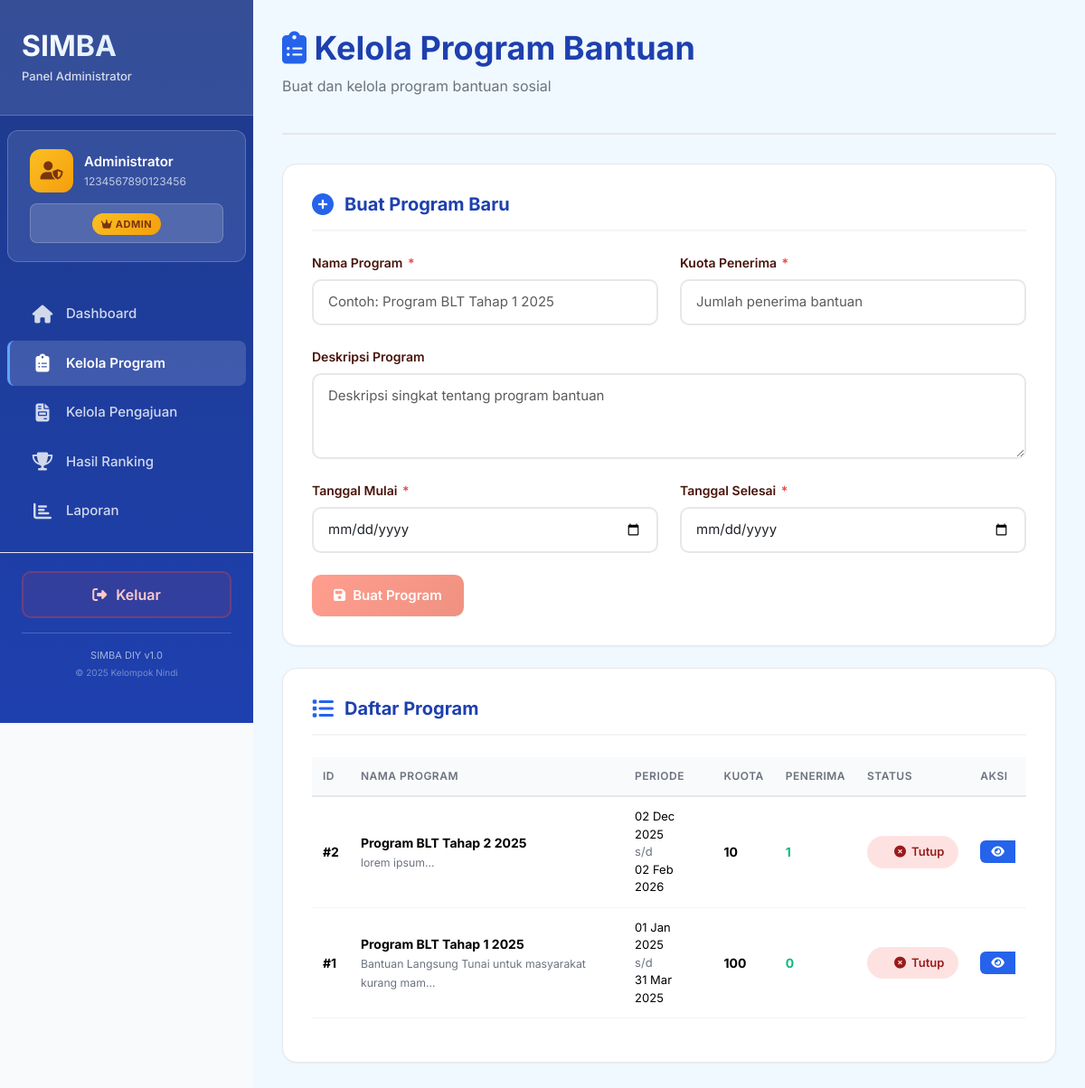
The app's page /admin/manage_programs.php (signed in), older data.
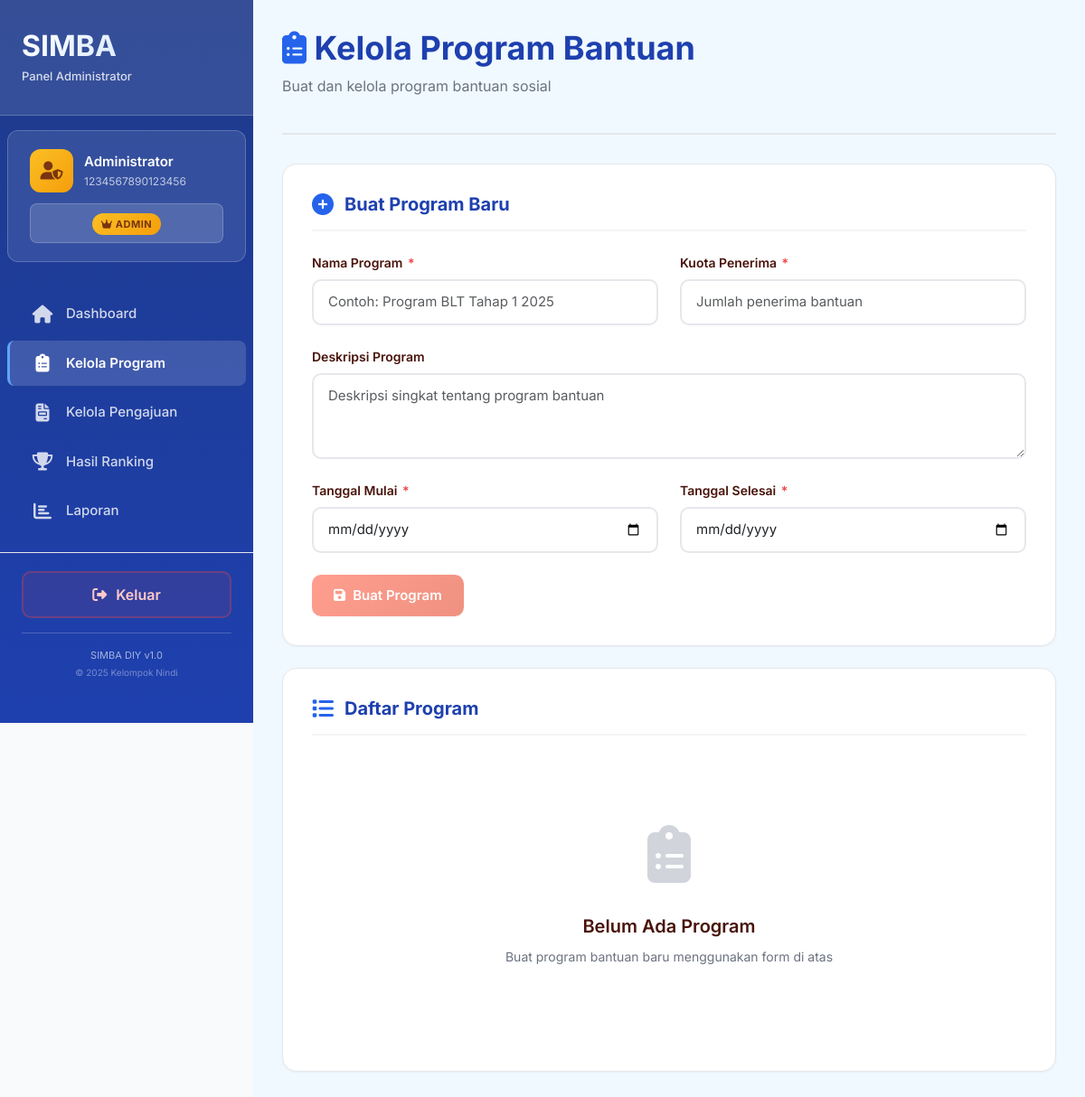
The same page, newer data.
### tables this page shows
CREATE TABLE `program_bantuan` (
  `id` int(11) NOT NULL,
  `nama_program` varchar(255) NOT NULL COMMENT 'Nama program bantuan',
  `deskripsi` text DEFAULT NULL COMMENT 'Deskripsi program',
  `kuota` int(11) NOT NULL COMMENT 'Jumlah penerima',
  `tanggal_mulai` date NOT NULL COMMENT 'Tanggal mulai program',
  `tanggal_selesai` date NOT NULL COMMENT 'Tanggal selesai program',
  `status` enum('Aktif','Tutup') NOT NULL DEFAULT 'Aktif' COMMENT 'Status program',
  `created_at` timestamp NOT NULL DEFAULT current_timestamp(),
  `updated_at` timestamp NOT NULL DEFAULT current_timestamp() ON UPDATE current_timestamp()
);

### functions/program.php (called while the page is built, shortened)
<?php
function getAllPrograms($status = null)
{
    $connection = getConnection();
    $query = "SELECT * FROM program_bantuan";
    $query .= " ORDER BY tanggal_mulai DESC";
    $result = $connection->query($query);
    return $result->fetch_all(MYSQLI_ASSOC);
}
function getProgramStats($id_program)
{
    $connection = getConnection();
    $stats = [];
    $result = $connection->query("SELECT COUNT(*) as total FROM pengajuan WHERE id_program = " . intval($id_program));
    $stats['total_pengajuan'] = $result->fetch_assoc()['total'];
    $result = $connection->query("SELECT COUNT(*) as total FROM pengajuan WHERE id_program = " . intval($id_program) . " AND status = 'Menunggu Verifikasi'");
    $stats['menunggu'] = $result->fetch_assoc()['total'];
    $result = $connection->query("SELECT COUNT(*) as total FROM pengajuan WHERE id_program = " . intval($id_program) . " AND status = 'Sedang Diverifikasi'");
    $stats['diverifikasi'] = $result->fetch_assoc()['total'];
    $result = $connection->query("SELECT COUNT(*) as total FROM pengajuan WHERE id_program = " . intval($id_program) . " AND status = 'Terverifikasi'");
    $stats['terverifikasi'] = $result->fetch_assoc()['total'];
    $result = $connection->query("SELECT COUNT(*) as total FROM pengajuan WHERE id_program = " . intval($id_program) . " AND status = 'Ditolak'");
    $stats['ditolak'] = $result->fetch_assoc()['total'];
    return $stats;
}

### admin/manage_programs.php (the view, shortened to what the changed rows need)
<?php
require_once(__DIR__ . "/../functions/program.php");
$programs = getAllPrograms();
?>
<!DOCTYPE html>
<html lang="id">
<head>
    <link rel="stylesheet" href="https://cdnjs.cloudflare.com/ajax/libs/font-awesome/6.5.2/css/all.min.css">
    <link href="https://cdn.jsdelivr.net/npm/bootstrap@5.3.5/dist/css/bootstrap.min.css" rel="stylesheet">
    <link rel="stylesheet" href="../css/style.css">
</head>
<body>
    <div class="dashboard-wrapper">
        <?php include('../templates/admin_sidebar.php'); ?>
        <div class="main-content" style="background-color: #f0f9ff;">
            <div class="page-header">
                <h1 class="page-title" style="color: #1e40af;">
                    <i class="fas fa-clipboard-list" style="color: #2563eb;"></i> Kelola Program Bantuan
                </h1>
            </div>
            <div class="form-card">
                <h2 class="form-section-title" style="color: #1e40af;">
                    <i class="fas fa-plus-circle" style="color: #2563eb;"></i> Buat Program Baru
                </h2>
            </div>
            <div class="form-card">
                <h2 class="form-section-title" style="color: #1e40af;">
                    <i class="fas fa-list" style="color: #2563eb;"></i> Daftar Program
                </h2>
                <?php if (empty($programs)): ?>
                    <div class="empty-state">
                        <div class="empty-state-icon">
                            <i class="fas fa-clipboard-list"></i>
                        </div>
                        <div class="empty-state-title">Belum Ada Program</div>
                        <div class="empty-state-description">Buat program bantuan baru menggunakan form di atas</div>
                    </div>
                <?php else: ?>
                    <div class="table-responsive">
                        <table class="table">
                            <thead>
                                <tr>
                                    <th>ID</th>
                                    <th>Nama Program</th>
                                    <th>Periode</th>
                                    <th>Kuota</th>
                                    <th>Penerima</th>
                                    <th>Status</th>
                                    <th>Aksi</th>
                                </tr>
                            </thead>
                            <tbody>
                                <?php foreach ($programs as $program):
                                    $programStats = getProgramStats($program['id']);
                                ?>
                                    <tr>
                                        <td><strong>#<?php echo $program['id']; ?></strong></td>
                                        <td>
                                            <strong><?php echo htmlspecialchars($program['nama_program']); ?></strong>
                                            <?php if ($program['deskripsi']): ?>
                                                <br><small style="color: #6b7280;"><?php echo htmlspecialchars(substr($program['deskripsi'], 0, 50)); ?>...</small>
                                            <?php endif; ?>
                                        </td>
                                        <td>
                                            <div style="font-size: 13px;">
                                                <div><?php echo date('d M Y', strtotime($program['tanggal_mulai'])); ?></div>
                                                <div style="color: #6b7280;">s/d</div>
                                                <div><?php echo date('d M Y', strtotime($program['tanggal_selesai'])); ?></div>
                                            </div>
                                        </td>
                                        <td><strong><?php echo $program['kuota']; ?></strong></td>
                                        <td>
                                            <strong style="color: #10b981;"><?php echo $programStats['terverifikasi']; ?></strong>
                                        </td>
                                        <td>
                                            <?php if ($program['status'] == 'Aktif'): ?>
                                                <span class="status-badge" style="background-color: #d1fae5; color: #065f46;">
                                                    <i class="fas fa-check-circle"></i> Aktif
                                                </span>
                                            <?php else: ?>
                                                <span class="status-badge" style="background-color: #fee2e2; color: #991b1b;">
                                                    <i class="fas fa-times-circle"></i> Tutup
                                                </span>
                                            <?php endif; ?>
                                        </td>
                                        <td>
                                            <div class="btn-group">
                                                <button class="btn btn-sm" style="background-color: #2563eb; color: white; padding: 6px 12px; border-radius: 6px 0 0 6px; font-size: 13px;"
                                                    onclick="viewProgram(<?php echo $program['id']; ?>)">
                                                    <i class="fas fa-eye"></i>
                                                </button>
                                            </div>
                                        </td>
                                    </tr>
                                <?php endforeach; ?>
                            </tbody>
                        </table>
                    </div>
                <?php endif; ?>
            </div>
        </div>
    </div>
</body>
</html>

Row changes from the older to the newer data that the page shows:
removed program_bantuan: id "2", nama_program "Program BLT Tahap 2 2025", deskripsi "lorem ipsum", tanggal_mulai "02 Dec 2025", tanggal_selesai "02 Feb 2026", kuota "10", terverifikasi "1", status "Tutup" (drawn)
removed program_bantuan: id "1", nama_program "Program BLT Tahap 1 2025", deskripsi "Bantuan Langsung Tunai untuk masyarakat kurang mam", tanggal_mulai "01 Jan 2025", tanggal_selesai "31 Mar 2025", kuota "100", terverifikasi "0", status "Tutup" (drawn)
Text that changed along with them:
text no longer shown: "ID NAMA PROGRAM PERIODE KUOTA PENERIMA STATUS AKSI"
text now shown: "Belum Ada Program Buat program bantuan baru menggunakan form di atas"
